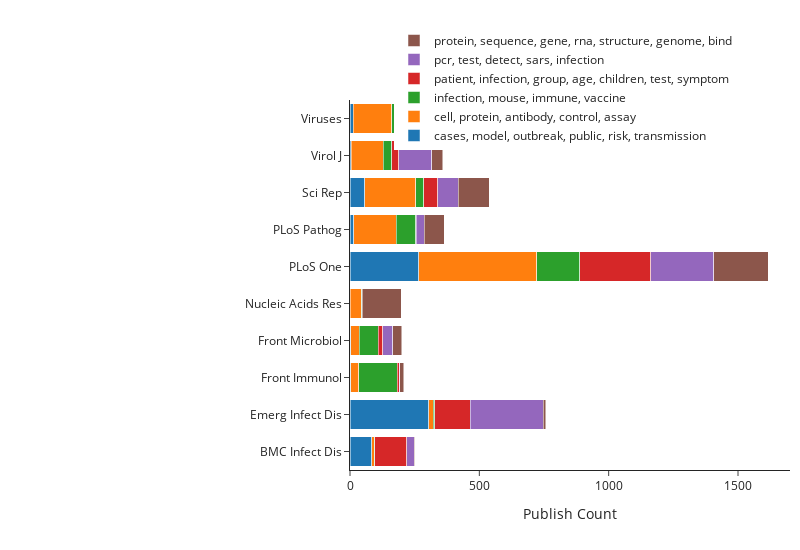

The code cell stored with this chart in its notebook:
### Code cell
bar(tdf[tdf.journal.isin(topjour)],"paper_id","journal",xtitle="Publish Count",colorby = "topic", aggregate = "nunique")

### Figure 1 — Plotly figure (JSON) as saved in the notebook; plotly's stock layout.template omitted (floating-point values rounded to 4 significant figures)
{"data": [{"name": "cases, model, outbreak, public, risk, transmission", "orientation": "h", "type": "bar", "x": [85, 304, 3, 2, 1, 265, 15, 57, 5, 13], "y": ["BMC Infect Dis", "Emerg Infect Dis", "Front Immunol", "Front Microbiol", "Nucleic Acids Res", "PLoS One", "PLoS Pathog", "Sci Rep", "Virol J", "Viruses"]}, {"name": "cell, protein, antibody, control, assay", "orientation": "h", "type": "bar", "x": [8, 17, 31, 33, 43, 456, 164, 197, 124, 148], "y": ["BMC Infect Dis", "Emerg Infect Dis", "Front Immunol", "Front Microbiol", "Nucleic Acids Res", "PLoS One", "PLoS Pathog", "Sci Rep", "Virol J", "Viruses"]}, {"name": "infection, mouse, immune, vaccine", "orientation": "h", "type": "bar", "x": [3, 6, 148, 75, 2, 167, 75, 31, 32, 162], "y": ["BMC Infect Dis", "Emerg Infect Dis", "Front Immunol", "Front Microbiol", "Nucleic Acids Res", "PLoS One", "PLoS Pathog", "Sci Rep", "Virol J", "Viruses"]}, {"name": "patient, infection, group, age, children, test, symptom", "orientation": "h", "type": "bar", "x": [124, 138, 9, 16, 275, 3, 54, 27, 12], "y": ["BMC Infect Dis", "Emerg Infect Dis", "Front Immunol", "Front Microbiol", "PLoS One", "PLoS Pathog", "Sci Rep", "Virol J", "Viruses"]}, {"name": "pcr, test, detect, sars, infection", "orientation": "h", "type": "bar", "x": [28, 282, 2, 40, 2, 244, 30, 79, 128, 142], "y": ["BMC Infect Dis", "Emerg Infect Dis", "Front Immunol", "Front Microbiol", "Nucleic Acids Res", "PLoS One", "PLoS Pathog", "Sci Rep", "Virol J", "Viruses"]}, {"name": "protein, sequence, gene, rna, structure, genome, bind", "orientation": "h", "type": "bar", "x": [3, 10, 15, 35, 151, 209, 78, 121, 43, 72], "y": ["BMC Infect Dis", "Emerg Infect Dis", "Front Immunol", "Front Microbiol", "Nucleic Acids Res", "PLoS One", "PLoS Pathog", "Sci Rep", "Virol J", "Viruses"]}], "layout": {"autosize": false, "barmode": "stack", "height": 550, "legend": {"orientation": "h", "x": 0.1, "y": 1.2}, "margin": {"l": 350, "r": 10}, "showlegend": true, "width": 800, "xaxis": {"title": {"text": "Publish Count"}}}}
